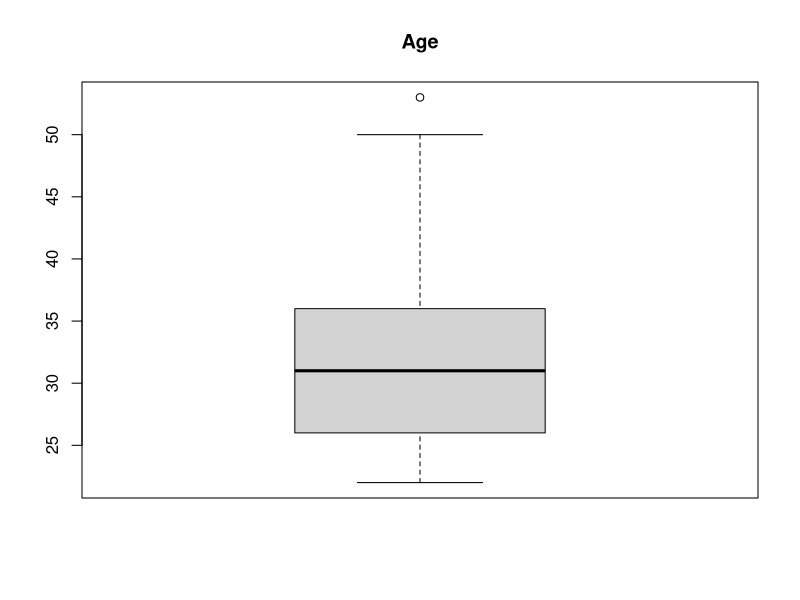
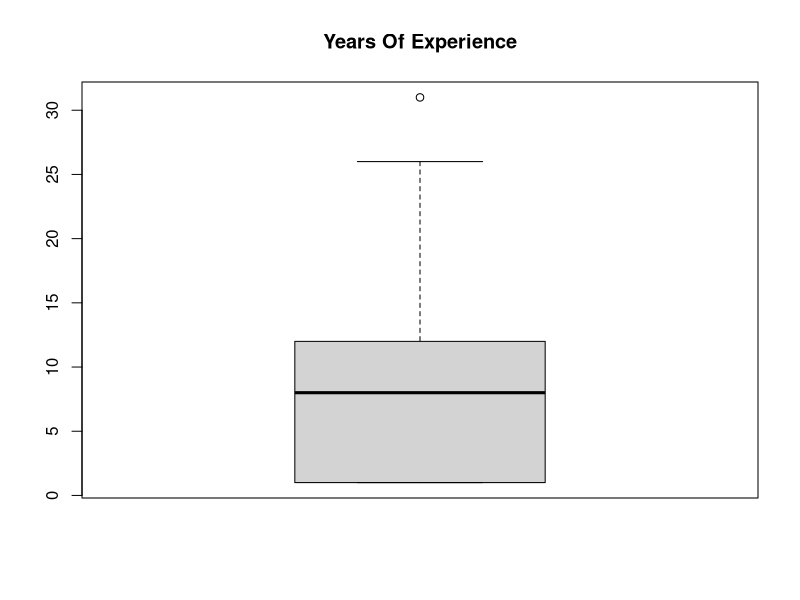
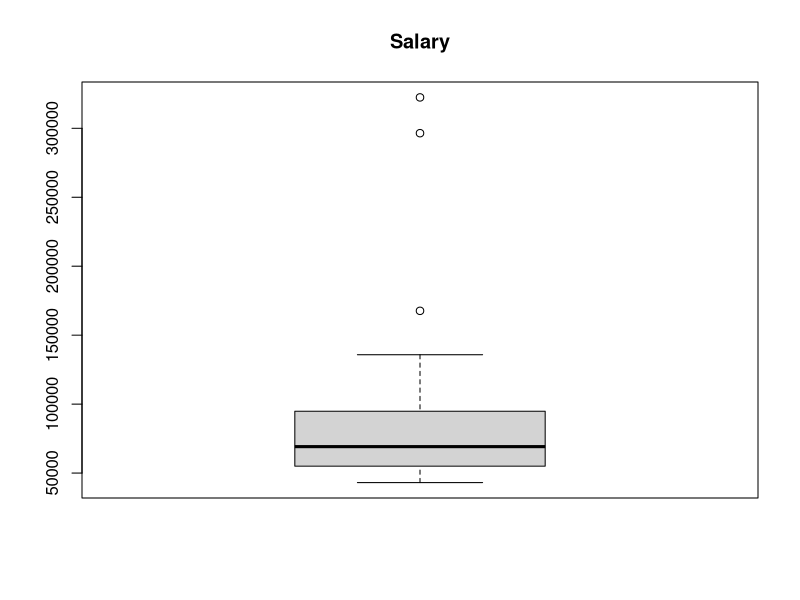
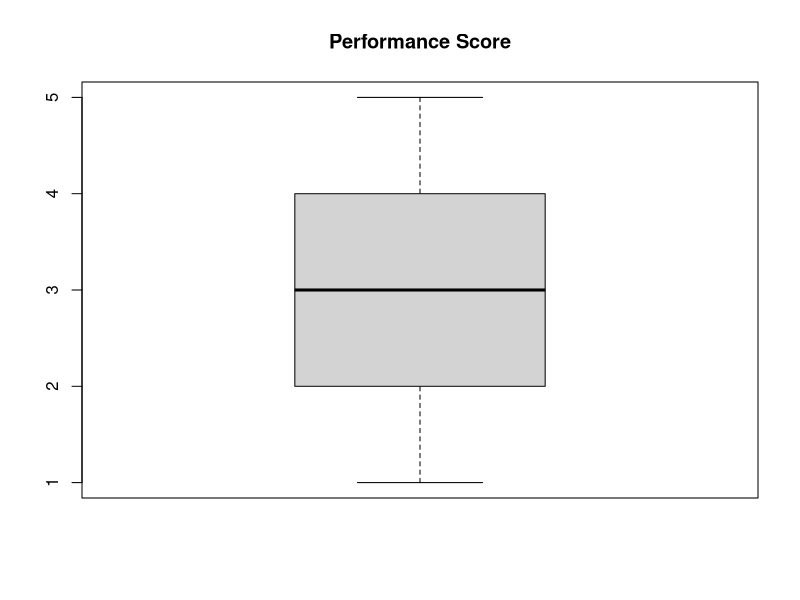
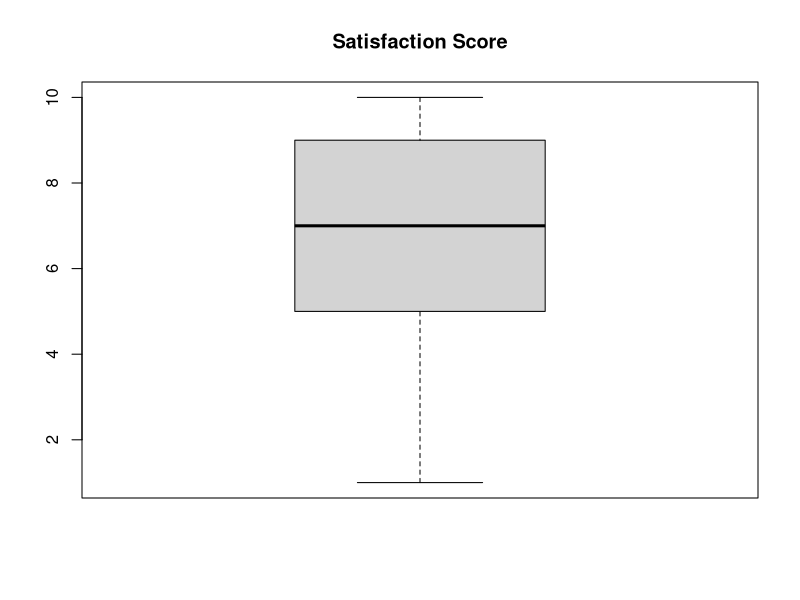
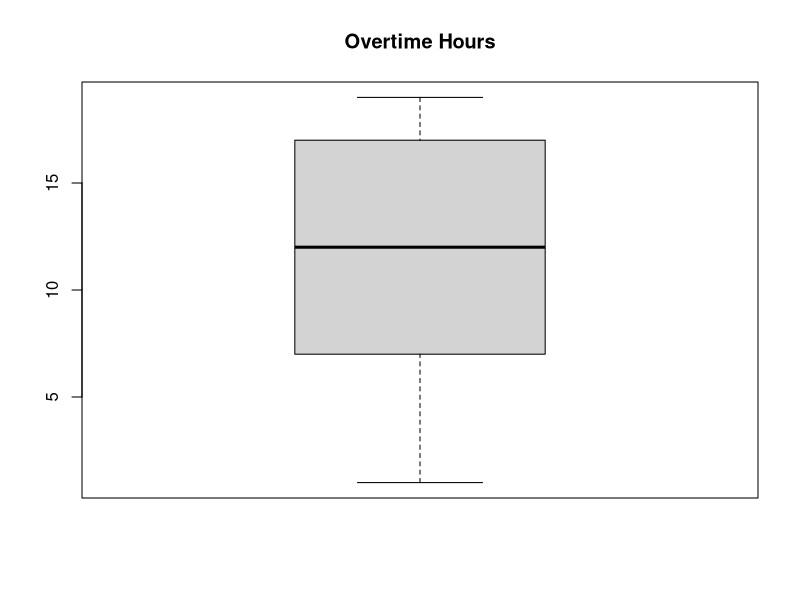
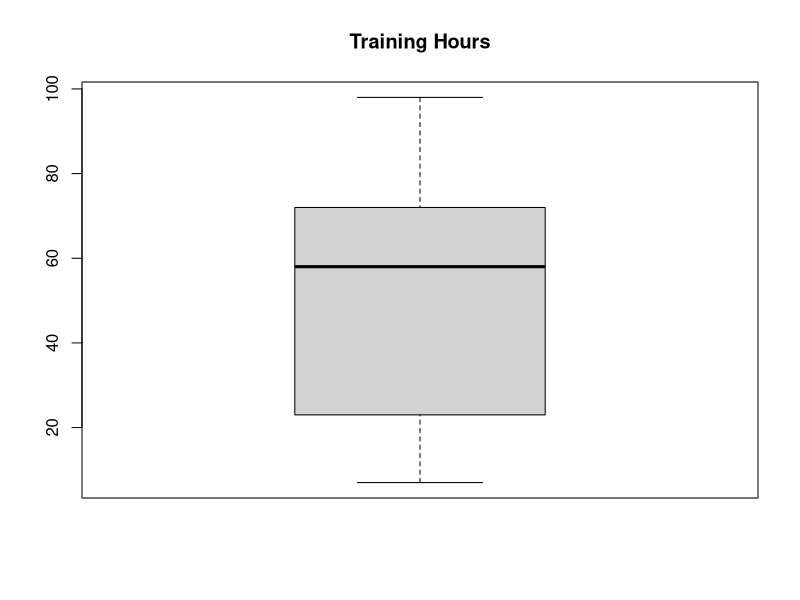
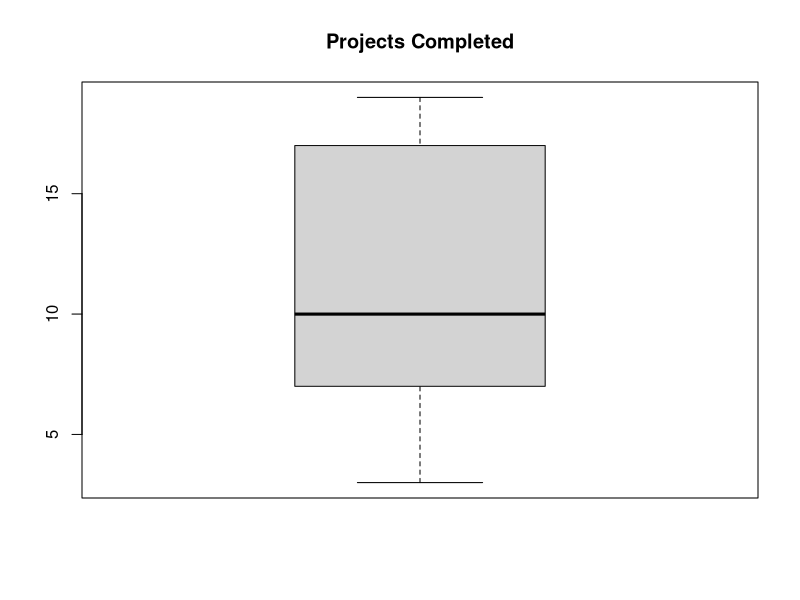

These figures' R source, in order:
## ---- chunk 1
knitr::opts_chunk$set(echo = TRUE)
## ---- chunk 2
hrdata <- read.csv("group1.csv")
dim(hrdata)
## ---- chunk 3
str(hrdata) 
## ---- chunk 4
summary(hrdata$Age)
summary(hrdata$YearsOfExperience)
summary(hrdata$Salary)
summary(hrdata$PerformanceScore)
summary(hrdata$SatisfactionScore)
summary(hrdata$OvertimeHours)
summary(hrdata$TrainingHours)
summary(hrdata$ProjectsCompleted)
summary(hrdata$TeamSize)
summary(hrdata$RemoteWorkDays)
summary(hrdata$AttendanceRate)
summary(hrdata$PromotionCount)
## ---- chunk 5
boxplot(hrdata$Age,main="Age")
boxplot(hrdata$YearsOfExperience,main="Years Of Experience")
boxplot(hrdata$Salary,main="Salary")
boxplot(hrdata$PerformanceScore, main="Performance Score")
boxplot(hrdata$SatisfactionScore, main="Satisfaction Score")
boxplot(hrdata$OvertimeHours, main ="Overtime Hours")
boxplot(hrdata$TrainingHours, main ="Training Hours")
boxplot(hrdata$ProjectsCompleted, main = "Projects Completed")
boxplot(hrdata$TeamSize, main="Team Size")
boxplot(hrdata$RemoteWorkDays,main="Remote Work Days")
boxplot(hrdata$AttendanceRate,main="Attendance Rate")
boxplot(hrdata$PromotionCount, main="Promotion Count")
## ---- chunk 6
hist(hrdata$Age, col="lightblue", xlab="Age", breaks=10, main="Distribution of Age")
## ---- chunk 7
hist(hrdata$Salary, col="lightblue", main="Distribution of Salary", xlab="salary", breaks=15)
## ---- chunk 8
hist(hrdata$PerformanceScore, col="lightblue", 
main="Distribution of Performance Score", 
xlab="Performance Score", breaks=5)
## ---- chunk 9
hist(hrdata$SatisfactionScore, col="lightblue", 
main="Distribution of Satisfaction Score", 
xlab="Satisfaction Score", breaks=10)
## ---- chunk 10
hist(hrdata$YearsOfExperience, col="lightblue", 
main="Distribution of Years of Experience", 
xlab="Years of Experience", breaks=10)
## ---- chunk 11
cor(hrdata$Salary, hrdata$SatisfactionScore)
## ---- chunk 12
cor(hrdata$Salary, hrdata$YearsOfExperience)
## ---- chunk 13
cor(hrdata$Salary, hrdata$Age)
## ---- chunk 14
cor(hrdata$Salary, hrdata$PerformanceScore)
## ---- chunk 15
cor(hrdata$Age, hrdata$SatisfactionScore)
## ---- chunk 16
cor(hrdata$Age, hrdata$YearsOfExperience)
## ---- chunk 17
cor(hrdata$Age, hrdata$PerformanceScore)
## ---- chunk 18
cor(hrdata$PerformanceScore, hrdata$SatisfactionScore)
## ---- chunk 19
cor(hrdata$PerformanceScore, hrdata$YearsOfExperience)
## ---- chunk 20
cor(hrdata$YearsOfExperience, hrdata$SatisfactionScore)
## ---- chunk 21
plot(x = hrdata$Age, y=hrdata$Salary,
xlab="Age", ylab="Salary",
main="Scatter plot: Age and Salary")
## ---- chunk 22
plot(x=hrdata$YearsOfExperience, y=hrdata$Salary,
xlab="Years of Experience", ylab="Salary",
main="Scatter plot: Years of Experience and Salary")
## ---- chunk 23
plot(x=hrdata$YearsOfExperience, y=hrdata$Age,
xlab="Years of Experience", ylab="Age",
main="Scatter plot: Years of Experience and Age")
## ---- chunk 24
# Gender
boxplot(Age~Gender, hrdata, horizontal=TRUE, main="Box plot: Age Grouped by Gender")
boxplot(Salary~Gender,horizontal=TRUE, hrdata, main="Box plot: Salary Grouped by Gender")
boxplot(PerformanceScore~Gender,horizontal=TRUE,
xlab="Performance Score", ylab="Gender", hrdata,
main="Box plot: Performance Score Grouped by Gender")
boxplot(SatisfactionScore~Gender,horizontal=TRUE,
xlab="Satisfaction Score", ylab="Gender", hrdata,
main="Box plot: Satisfaction Score Grouped by Gender")
boxplot(YearsOfExperience~Gender,horizontal=TRUE,
xlab="Years Of Experience", ylab="Gender", hrdata,
main="Box plot: Years of Experience Grouped by Gender")
## ---- chunk 25
# Departments
boxplot(Age~Department, hrdata, main="Box plot: Age Grouped by Departments")
boxplot(Salary~Department, hrdata,
main="Box plot: Salary Grouped by Departments")
boxplot(PerformanceScore~Department,ylab="Performance Score", hrdata,
main="Box plot: Performance Score Grouped by Departments")
boxplot(SatisfactionScore~Department,ylab="Satisfaction Score", hrdata,
main="Box plot: Satisfaction Score Grouped by Departments")
boxplot(YearsOfExperience~Department,ylab="Years Of Experience", hrdata,
main="Box plot: Years of Experience Grouped by Departments")
## ---- chunk 26
# Job Levels
boxplot(Age~JobLevel, hrdata, main="Box plot: Age Grouped by Job Levels")
boxplot(Salary~JobLevel, hrdata,
main="Box plot: Salary Grouped by Job Levels")
boxplot(PerformanceScore~JobLevel,ylab="Performance Score", hrdata,
main="Box plot: Performance Score Grouped by Job Levels")
boxplot(SatisfactionScore~JobLevel,ylab="Satisfaction Score", hrdata,
main="Box plot: Satisfaction Score Grouped by Job Levels")
boxplot(YearsOfExperience~JobLevel,ylab="Years Of Experience", hrdata,
main="Box plot: Years of Experience Grouped by Job Levels")
## ---- chunk 27

# Filter to Mid and Entry level 
data_subset <- subset(hrdata, JobLevel == "Mid" | JobLevel == "Entry")

#Transform to factor and arrange Mid and Level
data_subset$JobLevel <- factor(data_subset$JobLevel, levels = c("Mid", "Entry"))

# Check the boxplot to observe the variance
boxplot(Salary ~ JobLevel,data = data_subset)
aggregate(Salary ~ JobLevel,data = data_subset,sd) #Variance does not seem to be different
table(data_subset$JobLevel) #the dataset is small, use permutation


# Permutation Test
perm_diffs = replicate(1000, {
  joblevel.sim = sample(data_subset$JobLevel)
  -diff(aggregate(Salary ~ joblevel.sim, data_subset, mean)$Salary)
})

# Draw Histogram 
hist(perm_diffs, 
     main = "Permutation Distribution of Mean Salary Difference", 
     xlab = "Simulated Mean Differences (Mid - Entry)")

test <- t.test(Salary ~ JobLevel, data = data_subset, var.equal = TRUE)
test
test$statistic
test$parameter
test$p.value
## ---- chunk 28
# Confidence interval 
set.seed(123)
boot =replicate(1000,{
  id.mid = which(data_subset$JobLevel=="Mid")
  id.entry=which(data_subset$JobLevel =="Entry")
  
  s.mid = sample(id.mid, replace =TRUE)
  s.entry = sample(id.entry,replace=TRUE)
  
  mean(data_subset$Salary[s.mid]) - mean(data_subset$Salary[s.entry])
})

hist(boot, main="Bootstrap Distribution of Mean Difference (Mid - Entry)", xlab="Mean Difference") 

# Calculate 95% Confidence Interval
CI = quantile(boot, c(0.025, 0.975))
cat("\n--- 95% Bootstrap Confidence Interval ---\n")
print(CI)

# Calculate Effect Size 
# Subset salary data for the two groups
sal_mid <- subset(data_subset, JobLevel == "Mid")$Salary
sal_entry <- subset(data_subset, JobLevel == "Entry")$Salary

# Calculate n, mean, and standard deviation (sd)
n_mid <- length(sal_mid)
n_entry <- length(sal_entry)

mean_mid <- mean(sal_mid)
mean_entry <- mean(sal_entry)

sd_mid <- sd(sal_mid)
sd_entry <- sd(sal_entry)

# Calculate pooled standard deviation 
pooled_sd <- sqrt(((n_mid - 1) * sd_mid^2 + (n_entry - 1) * sd_entry^2) / (n_mid + n_entry - 2))

# Calculate Cohen's d 
cohens_d <- (mean_mid - mean_entry) / pooled_sd
cohens_d
## ---- chunk 29
boxplot(Salary ~ JobLevel,data = data_subset)
## ---- chunk 30
contingency_table <- table(hrdata$Gender, hrdata$JobLevel)
contingency_table
## ---- chunk 31
chi_sq_test <- chisq.test(contingency_table)
chi_sq_test
## ---- chunk 32
chi_sq_perm <- chisq.test(contingency_table, simulate.p.value = TRUE, B = 10000)
chi_sq_perm
## ---- chunk 33

barplot(contingency_table, 
        main = "Stacked Bar Chart: Gender vs. Job Level",
        xlab = "Job Level", 
        ylab = "Count (Frequency)",
              col = c("lightpink", "lightblue", "yellow"), 
        legend = rownames(contingency_table),
        beside = FALSE)
## ---- chunk 34
fit <- lm(Salary~YearsOfExperience, data = hrdata)
print(fit)
## ---- chunk 35
plot(Salary~YearsOfExperience, data = hrdata, xlab="Years Of Experience", 
     main="Regression line: Years Of Experience and Salary " )
abline(fit, col=2, lwd=2)
## ---- chunk 36
# Create a bootstrap distribution of b where the null hypothesis is true (b=0)
x4= replicate(1000, {
  # shuffle one variable to force population b = 0
  YearsOfExperience.perm = sample(hrdata$YearsOfExperience) 
  fit = lm(Salary ~ YearsOfExperience.perm, data=hrdata) # fit the straight line model
  coef(fit)[2] # return the fitted b
})

# examine the distribution of b, when the population b = 0
hist(x4, col="lightblue", main="", xlab="")

# compute the slope of the original data
slope = coef(fit)[2] # extract the slope (b) from the fitted model
# compute the chance of getting the data b, if the population b = 0
pValue = mean(x4 > slope) + mean(x4 < (-slope))
cat("P-value equals",pValue)
## ---- chunk 37
if(pValue < 0.05){
print("Reject Null hypothesis at 5% significant level.")} else{
print("Fail to reject Null hypothesis  at 5% significant level.")}
## ---- chunk 38
summary(fit)
## ---- chunk 39
salary5y<-predict(fit, newdata = data.frame(YearsOfExperience=5))
round(salary5y,0)
## ---- chunk 40
boxplot(PerformanceScore~JobLevel,
xlab="Job Level",
ylab="Performance Score",
main="Box plot: Performance Score across Job Levels",
col=4:7, hrdata)
## ---- chunk 41
x5b = replicate(1000,{
# shuffling the category to force the population means to be equal for this simulation.
joblv.perm = sample(hrdata$JobLevel)
# compute the F statistic for the simulated data
oneway.test(PerformanceScore ~ joblv.perm, data = hrdata, var.equal = TRUE)$statistic
})

# plotting the Distribution of F-statistics
hist(x5b, main="Distribution of F-statistics")

# Compute the F statistic for the original data
Fstat = oneway.test(PerformanceScore ~ JobLevel, data = hrdata, var.equal = TRUE)$statistic
cat("F-stattistic is", Fstat, "\n")
# Compute the p-value
pval=mean(x5b > Fstat)
cat("p-value is", pval,"\n")
# Conclusion
if(pval < 0.05){
print("Reject Null hypothesis at 5% significant level.")} else{
print("Fail to reject Null hypothesis  at 5% significant level.")}
## ---- chunk 42
ns = table(hrdata$JobLevel)
# Generate H0 distribution of t statistics
# keeping the maximum for each combination of pairs of categories
x_max_t = replicate(1000, {
  joblv.perm = sample(hrdata$JobLevel) # Shuffle the categories
  fit0 = aov(PerformanceScore ~ joblv.perm, data = hrdata) # ANOVA for MSE
  MSE = summary(fit0)[[1]][2,3] # Extract the MSE
  means = aggregate(PerformanceScore ~ joblv.perm, data = hrdata, mean)[,2] # Category means
  
  Ts = outer(means, means, "-")/sqrt(outer(1/ns,1/ns, "+")) # t-statistics
  Ts = Ts/sqrt(MSE) # Scale by pooled standard deviation
  max(abs(Ts)) # keep largest t statistic
})

# examine distribution of maximum t-statistics
hist(x_max_t, col = "lightblue", main = "Distribution of Max T-statistics", xlab = "Max T")

# Compute the t-statistic for the original data
fit5 = aov(PerformanceScore ~ JobLevel, data = hrdata)
MSE_actual = summary(fit5)[[1]][2,3] # Extract the MSE
means_actual = aggregate(PerformanceScore ~ JobLevel, data = hrdata, mean)[,2]
Ts_actual = outer(means_actual, means_actual, "-") / sqrt(outer(1/ns, 1/ns, "+"))
Ts_actual = Ts_actual/sqrt(MSE_actual)
print(Ts_actual)
## ---- chunk 43
pval_senmid<-mean(x_max_t > Ts_actual[3,4])
cat("p-value of Senior-Mid pair is", pval_senmid)
